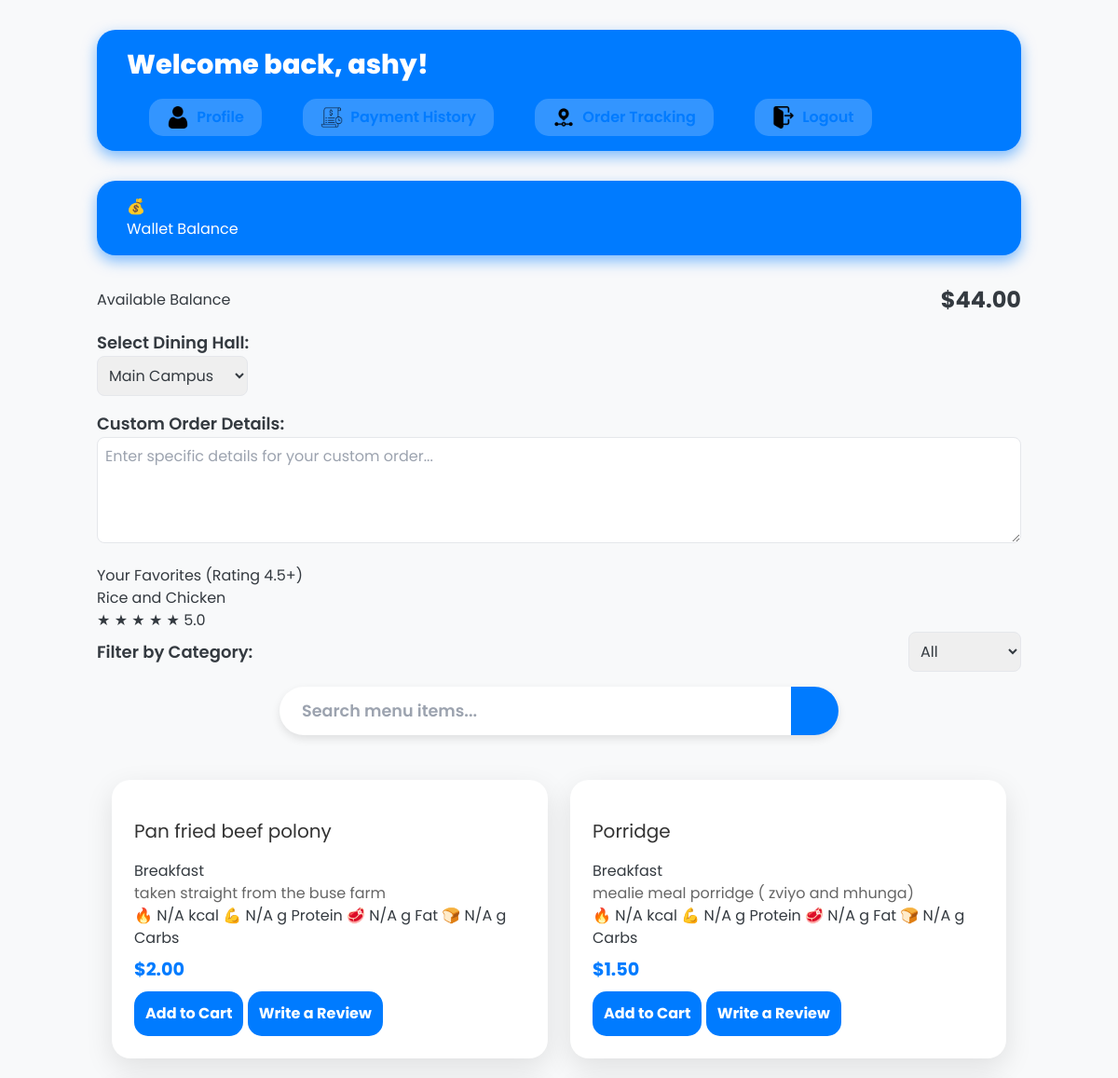
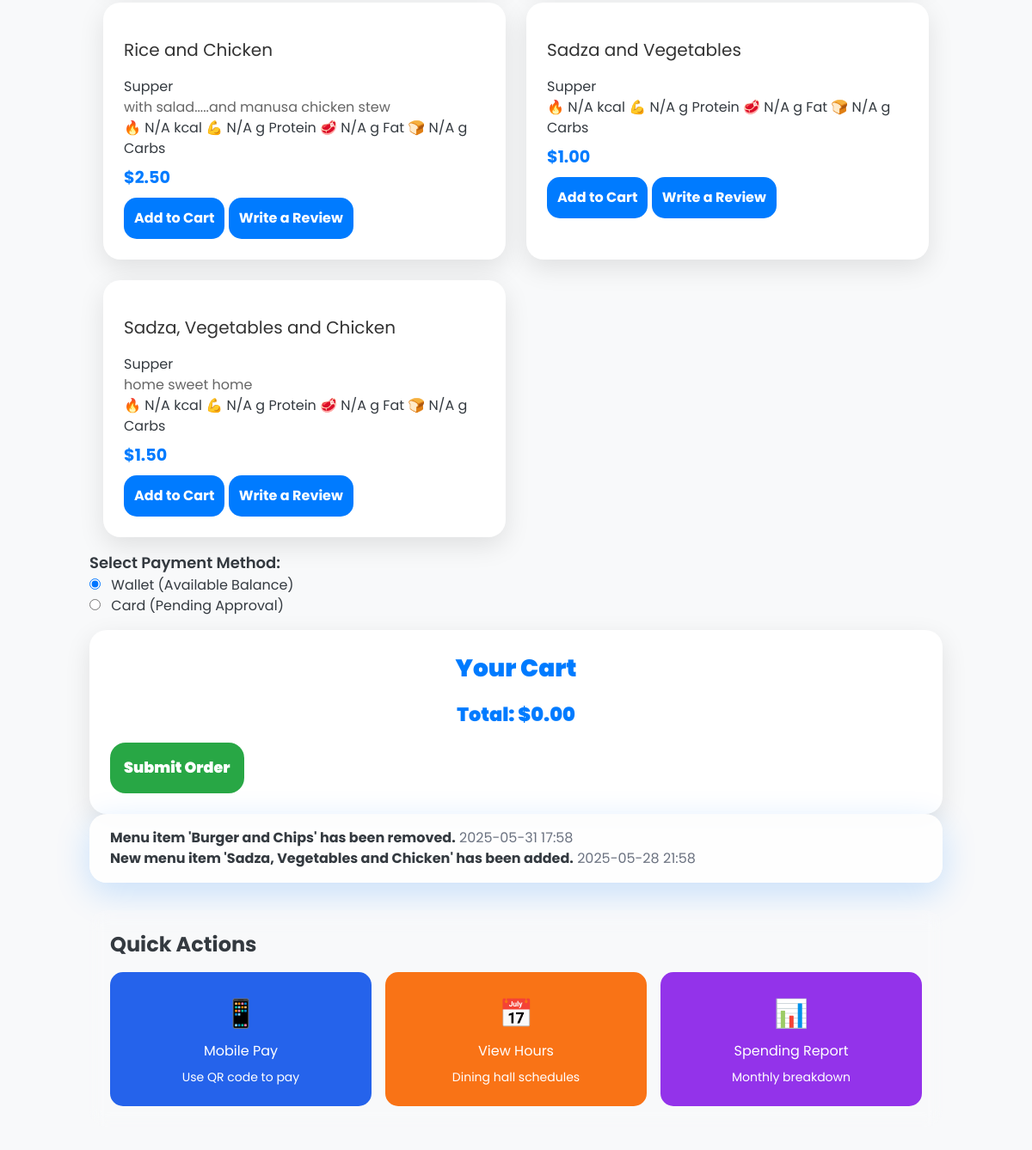
Screenshot of /client/dashboard.php (signed in) with the database file from the repository (2 pictures, top to bottom).
### tables this page shows
CREATE TABLE IF NOT EXISTS `users` (
  `id` int NOT NULL AUTO_INCREMENT,
  `username` varchar(50) NOT NULL,
  `email` varchar(100) NOT NULL,
  `password_hash` varchar(255) NOT NULL,
  `role_id` int NOT NULL,
  `created_at` timestamp NULL DEFAULT CURRENT_TIMESTAMP,
  `wallet_balance` decimal(10,2) NOT NULL DEFAULT '0.00',
  `phone` varchar(20) DEFAULT NULL,
  `address` text,
  `residence` varchar(20) DEFAULT NULL,
  `level` varchar(3) DEFAULT NULL,
  `client_id` varchar(8) DEFAULT NULL,
  `profile_pic` varchar(255) DEFAULT 'icons/download.jpeg',
  `total_spend` decimal(10,2) DEFAULT NULL,
  PRIMARY KEY (`id`),
  UNIQUE KEY `username` (`username`),
  UNIQUE KEY `email` (`email`),
  KEY `role_id` (`role_id`),
  KEY `fk_client_id` (`client_id`)
);

CREATE TABLE IF NOT EXISTS `menu_items` (
  `id` int NOT NULL AUTO_INCREMENT,
  `name` varchar(100) NOT NULL,
  `description` text,
  `price` decimal(10,2) NOT NULL,
  `category_id` int DEFAULT NULL,
  `availability` tinyint(1) DEFAULT '1',
  `created_at` timestamp NULL DEFAULT CURRENT_TIMESTAMP,
  `calories` int DEFAULT NULL,
  `protein` decimal(5,2) DEFAULT NULL,
  `fat` decimal(5,2) DEFAULT NULL,
  `carbs` decimal(5,2) DEFAULT NULL,
  PRIMARY KEY (`id`),
  KEY `category_id` (`category_id`)
);

CREATE TABLE IF NOT EXISTS `menu_categories` (
  `id` int NOT NULL AUTO_INCREMENT,
  `category_name` varchar(100) NOT NULL,
  PRIMARY KEY (`id`),
  UNIQUE KEY `category_name` (`category_name`)
);

CREATE TABLE IF NOT EXISTS `notifications` (
  `id` int NOT NULL AUTO_INCREMENT,
  `user_id` int NOT NULL,
  `message` text NOT NULL,
  `is_read` tinyint(1) DEFAULT '0',
  `created_at` timestamp NULL DEFAULT CURRENT_TIMESTAMP,
  PRIMARY KEY (`id`),
  KEY `user_id` (`user_id`)
);

### client/dashboard.php (the view, shortened to what this page needs)
<?php
require_once '../config.php';
$username = $_SESSION['username'];
$user_id = $_SESSION['user_id'];
$items_stmt = $pdo->query('SELECT mi.id, mi.name, mi.description, mi.price, mi.availability, mc.category_name, mi.calories, mi.protein, mi.fat, mi.carbs FROM menu_items mi LEFT JOIN menu_categories mc ON mi.category_id = mc.id WHERE mi.availability = 1 ORDER BY mi.name ASC');
$items = $items_stmt->fetchAll(PDO::FETCH_ASSOC);
$favourites_stmt = $pdo->query('SELECT mi.id, mi.name, AVG(r.rating) as average_rating FROM menu_items mi LEFT JOIN reviews r ON mi.id = r.menu_item_id GROUP BY mi.id HAVING average_rating >= 4.5');
$favourites = $favourites_stmt->fetchAll(PDO::FETCH_ASSOC);
$wallet_stmt = $pdo->prepare('SELECT wallet_balance FROM users WHERE id = ?');
$wallet_stmt->execute([$user_id]);
$wallet_balance = $wallet_stmt->fetchColumn();
$notifications_stmt = $pdo->prepare('SELECT message, created_at FROM notifications WHERE user_id = ? ORDER BY created_at DESC LIMIT 2');
$notifications_stmt->execute([$user_id]);
$notifications = $notifications_stmt->fetchAll(PDO::FETCH_ASSOC);
?>
<!DOCTYPE html>
<html lang="en">
<head>
    <script src="https://cdn.tailwindcss.com"></script>
</head>
<body>
    <div class="container" role="main" aria-label="Client dashboard">
        <header>
            <div class="welcome" tabindex="0">Welcome back, <?= htmlspecialchars($username) ?>!</div>
            <nav aria-label="Primary">
                <a href="profile.php">
                    <img src="icons/profile.png" alt="Profile" class="nav-icon"> Profile
                </a>
                <a href="payment_history.php">
                    <img src="icons/history_dash.png" alt="Payment History" class="nav-icon"> Payment History
                </a>
                <a href="order_tracking.php">
                    <img src="icons/order.png" alt="Order Tracking" class="nav-icon"> Order Tracking
                </a>
                <a href="logout.php">
                    <img src="icons/bye.png" alt="Logout" class="nav-icon"> Logout
                </a>
            </nav>
        </header>
        <div class="meal-plan-card mb-4" role="region" aria-label="Wallet Balance">
            <header class="meal-plan-header">
                <span class="meal-icon" aria-hidden="true">💰</span> Wallet Balance
            </header>
            <div class="flex justify-between items-center">
                <span>Available Balance</span>
                <span class="text-2xl font-bold">$<?= number_format($wallet_balance, 2) ?></span>
            </div>
        </div>
        <div class="mb-4">
            <label for="dining-hall" class="block text-lg font-semibold">Select Dining Hall:</label>
            <select id="dining-hall" class="border rounded-lg p-2">
                <option value="Main Campus">Main Campus</option>
            </select>
        </div>
        <div class="mb-4">
            <label for="custom-order-details" class="block text-lg font-semibold">Custom Order Details:</label>
            <textarea id="custom-order-details" rows="4" class="border rounded-lg p-2 w-full" placeholder="Enter specific details for your custom order..."></textarea>
        </div>
        <section class="favorites-section" aria-label="Your Favorites">
            <h2>Your Favorites (Rating 4.5+)</h2>
            <div class="favorites-list">
                <?php if (count($favourites) === 0): ?>
                    <p>No favorite meals available yet.</p>
                <?php else: ?>
                    <?php foreach ($favourites as $fav): ?>
                        <div class="favorite-card">
                            <div class="favorite-name"><?= htmlspecialchars($fav['name']) ?></div>
                            <div class="favorite-rating" aria-label="Average rating: <?= round($fav['average_rating'],1) ?> stars">
                                <?php
                                $rounded = round($fav['average_rating']);
                                for ($i=1; $i<=5; $i++):
                                    $filled = $i <= $rounded;
                                ?>
                                    <span class="favorite-star"><?= $filled ? '★' : '☆' ?></span>
                                <?php endfor; ?>
                                <span><?= number_format($fav['average_rating'], 1) ?></span>
                            </div>
                        </div>
                    <?php endforeach; ?>
                <?php endif; ?>
            </div>
        </section>
        <div class="flex justify-between items-center mb-4 category-filter">
            <label for="category-filter" class="text-lg font-semibold">Filter by Category:</label>
            <select id="category-filter" onchange="filterMenu()" class="border rounded-lg p-2">
                <option value="all">All</option>
            </select>
        </div>
        <section aria-label="Search menu items" class="search-bar" role="search">
            <input
                type="search"
                id="search"
                placeholder="Search menu items..."
                aria-label="Search menu items"
                oninput="filterMenu()"
                autocomplete="off"
            />
            <button aria-label="Search button" onclick="filterMenu()">
            </button>
        </section>
        <section class="menu-grid" aria-live="polite" aria-relevant="additions removals" id="menu-grid">
            <?php foreach ($items as $item): ?>
                <article class="menu-card" role="region" aria-labelledby="item-title-<?= $item['id'] ?>" data-category="<?= htmlspecialchars(strtolower($item['category_name'])) ?>">
                    <h3 class="menu-title" id="item-title-<?= $item['id'] ?>"><?= htmlspecialchars($item['name']) ?></h3>
                    <div class="menu-category"><?= htmlspecialchars($item['category_name']) ?></div>
                    <p class="menu-description"><?= htmlspecialchars($item['description']) ?></p>
                    <div class="nutrition" aria-label="Nutritional information">
                        <span>🔥 <?= htmlspecialchars($item['calories'] ?? 'N/A') ?> kcal</span>
                        <span>💪 <?= htmlspecialchars($item['protein'] ?? 'N/A') ?> g Protein</span>
                        <span>🥩 <?= htmlspecialchars($item['fat'] ?? 'N/A') ?> g Fat</span>
                        <span>🍞 <?= htmlspecialchars($item['carbs'] ?? 'N/A') ?> g Carbs</span>
                    </div>
                    <div class="price" aria-label="Price">$<?= htmlspecialchars(number_format($item['price'], 2)) ?></div>
                    <button
                        id="add-btn-<?= $item['id'] ?>"
                        class="btn-add"
                        onclick="addToCart(<?= $item['id'] ?>, '<?= htmlspecialchars(addslashes($item['name'])) ?>', <?= $item['price'] ?>)"
                        aria-label="Add <?= htmlspecialchars($item['name']) ?> to cart"
                    >
                        Add to Cart
                    </button>
                    <button
                        class="btn-add"
                        onclick="showReviewForm(<?= $item['id'] ?>)"
                        aria-label="Write a review for <?= htmlspecialchars($item['name']) ?>"
                    >
                        Write a Review
                    </button>
                </article>
            <?php endforeach; ?>
        </section>
<div class="mb-4">
    <label class="block text-lg font-semibold">Select Payment Method:</label>
    <div>
        <input type="radio" id="payment-wallet" name="payment_method" value="wallet" checked>
        <label for="payment-wallet" class="ml-2">Wallet (Available Balance)</label>
    </div>
    <div>
        <input type="radio" id="payment-card" name="payment_method" value="card">
        <label for="payment-card" class="ml-2">Card (Pending Approval)</label>
    </div>
</div>
        <aside class="cart-sidebar" role="region" aria-label="Shopping cart">
            <h2 class="cart-header">Your Cart</h2>
            <div class="cart-total" aria-live="polite" aria-atomic="true">Total: $<span id="cart-total">0.00</span></div>
            <button class="btn-submit" onclick="submitOrder()" aria-label="Submit your order">Submit Order</button>
        </aside>
        <div id="notification-container" aria-live="polite" aria-atomic="true">
    <?php if (count($notifications) > 0): ?>
        <ul>
            <?php foreach ($notifications as $notification): ?>
                <li>
                    <strong><?= htmlspecialchars($notification['message']) ?></strong>
                    <span class="text-gray-500"><?= date('Y-m-d H:i', strtotime($notification['created_at'])) ?></span>
                </li>
            <?php endforeach; ?>
        </ul>
    <?php else: ?>
        <p>No notifications available.</p>
    <?php endif; ?>
</div>
        <div class="quick-actions-grid">
            <h2 class="text-2xl font-bold mb-4">Quick Actions</h2>
            <div class="grid grid-cols-2 md:grid-cols-3 gap-4">
                <button onclick="window.location.href='coming_soon.html';" class="quick-action-btn bg-blue-600">
                    <span class="icon">📱</span>
                    <span>Mobile Pay</span>
                    <span class="text-sm">Use QR code to pay</span>
                </button>
                <button onclick="showDiningSchedule()" class="quick-action-btn bg-orange-500">
                    <span class="icon">📅</span>
                    <span>View Hours</span>
                    <span class="text-sm">Dining hall schedules</span>
                </button>
                <button onclick="showSpendingReport()" class="quick-action-btn bg-purple-600">
                    <span class="icon">📊</span>
                    <span>Spending Report</span>
                    <span class="text-sm">Monthly breakdown</span>
                </button>
            </div>
        </div>
    </div>
</body>
</html>

### client/dashboard.php (style rules this page uses)
body { font-family: 'Poppins', sans-serif; background-color: #f8f9fa; color: #343a40; margin: 0; }
.container { max-width: 1200px; margin: 0 auto; padding: 2rem 1rem; }
header { display: flex; flex-direction: column; justify-content: space-between; align-items: flex-start; margin-bottom: 2rem; padding: 1rem 2rem; background: #007bff; border-radius: 20px; box-shadow: 0 6px 15px rgba(0, 123, 255, 0.5); color: white; }
.welcome { font-size: 1.5em; margin-bottom: 15px; font-weight: 800; font-size: 1.8rem; }
nav { display: flex; gap: 20px; }
nav a { text-decoration: none; color: white; display: flex; align-items: center; transition: color 0.3s; margin-left: 1.5rem; font-weight: 600; background: rgba(255, 255, 255, 0.2); padding: 0.5rem 1.2rem; border-radius: 15px; color: #007bff; }
.nav-icon { width: 24px; height: 24px; margin-right: 8px; }
.search-bar { max-width: 600px; margin: 1rem auto 2rem; display: flex; background: white; border-radius: 30px; overflow: hidden; box-shadow: 0 4px 10px rgba(0, 0, 0, 0.1); }
.search-bar input { flex: 1; padding: 0.8rem 1.5rem; border: none; font-size: 1.1rem; color: #343a40; background: transparent; font-weight: 600; outline: none; }
.search-bar button { background: #007bff; border: none; padding: 0 1.6rem; color: white; font-size: 1.3rem; cursor: pointer; }
.menu-grid { display: grid; grid-template-columns: repeat(auto-fit, minmax(320px, 1fr)); gap: 1.5rem; padding: 1rem; }
.menu-card { background: white; border-radius: 20px; padding: 1.5rem; box-shadow: 0 10px 30px rgba(0, 0, 0, 0.1); transition: transform 0.3s ease, box-shadow 0.3s ease; overflow: hidden; position: relative; }
.menu-card h3 { margin: 1rem 0; font-size: 1.25em; color: #333; }
.menu-card p { color: #666; line-height: 1.5; }
.menu-card .price { font-size: 1.2em; color: #007bff; font-weight: bold; margin-top: 0.5rem; }
.btn-add { background: #007bff; color: white; font-weight: 700; padding: 0.75rem; border-radius: 15px; text-align: center; transition: background-color 0.3s ease; border: none; margin-top: 0.5rem; cursor: pointer; }
.cart-sidebar { background: white; border-radius: 20px; padding: 1.5rem; box-shadow: 0 10px 30px rgba(0, 0, 0, 0.1); color: #343a40; }
.cart-header { font-size: 1.75rem; font-weight: 900; margin-bottom: 1rem; text-align: center; color: #007bff; }
.cart-total { font-size: 1.4rem; font-weight: 900; margin-bottom: 1rem; text-align: center; color: #007bff; }
.btn-submit { background: #28a745; font-weight: 900; padding: 1rem; border-radius: 18px; text-align: center; cursor: pointer; color: white; font-size: 1.1rem; }
#notification-container { background: rgba(255, 255, 255, 0.9); border-radius: 20px; padding: 1rem 1.5rem; box-shadow: 0 12px 40px rgba(0, 123, 255, 0.2); color: #343a40; }
.quick-actions-grid { margin: 2rem 0; background: rgba(255, 255, 255, 0.1); padding: 1.5rem; border-radius: 20px; backdrop-filter: blur(10px); }
.quick-action-btn { display: flex; flex-direction: column; align-items: center; justify-content: center; padding: 1.5rem; border-radius: 15px; color: white; transition: transform 0.3s ease, box-shadow 0.3s ease; text-align: center; gap: 0.5rem; border: none; cursor: pointer; }
.quick-action-btn .icon { font-size: 2rem; }

### rows the page displays
users: wallet_balance "44.00"
menu_items: name "Rice and Chicken", average_rating "5.0", menu_categories.category_name "Supper", description "with salad.....and manusa chicken stew", calories "N/A", protein "N/A", fat "N/A", carbs "N/A", price "2.50"
menu_items: name "Pan fried beef polony", menu_categories.category_name "Breakfast", description "taken straight from the buse farm", calories "N/A", protein "N/A", fat "N/A", carbs "N/A", price "2.00"
menu_items: name "Porridge", menu_categories.category_name "Breakfast", description "mealie meal porridge ( zviyo and mhunga)", calories "N/A", protein "N/A", fat "N/A", carbs "N/A", price "1.50"
menu_items: name "Sadza and Vegetables", menu_categories.category_name "Supper", calories "N/A", protein "N/A", fat "N/A", carbs "N/A", price "1.00"
menu_items: name "Sadza, Vegetables and Chicken", menu_categories.category_name "Supper", description "home sweet home", calories "N/A", protein "N/A", fat "N/A", carbs "N/A", price "1.50"
notifications: message "Menu item 'Burger and Chips' has been removed.", created_at "2025-05-31 17:58"
notifications: message "New menu item 'Sadza, Vegetables and Chicken' has been added.", created_at "2025-05-28 21:58"

### other values shown
$username "ashy"
